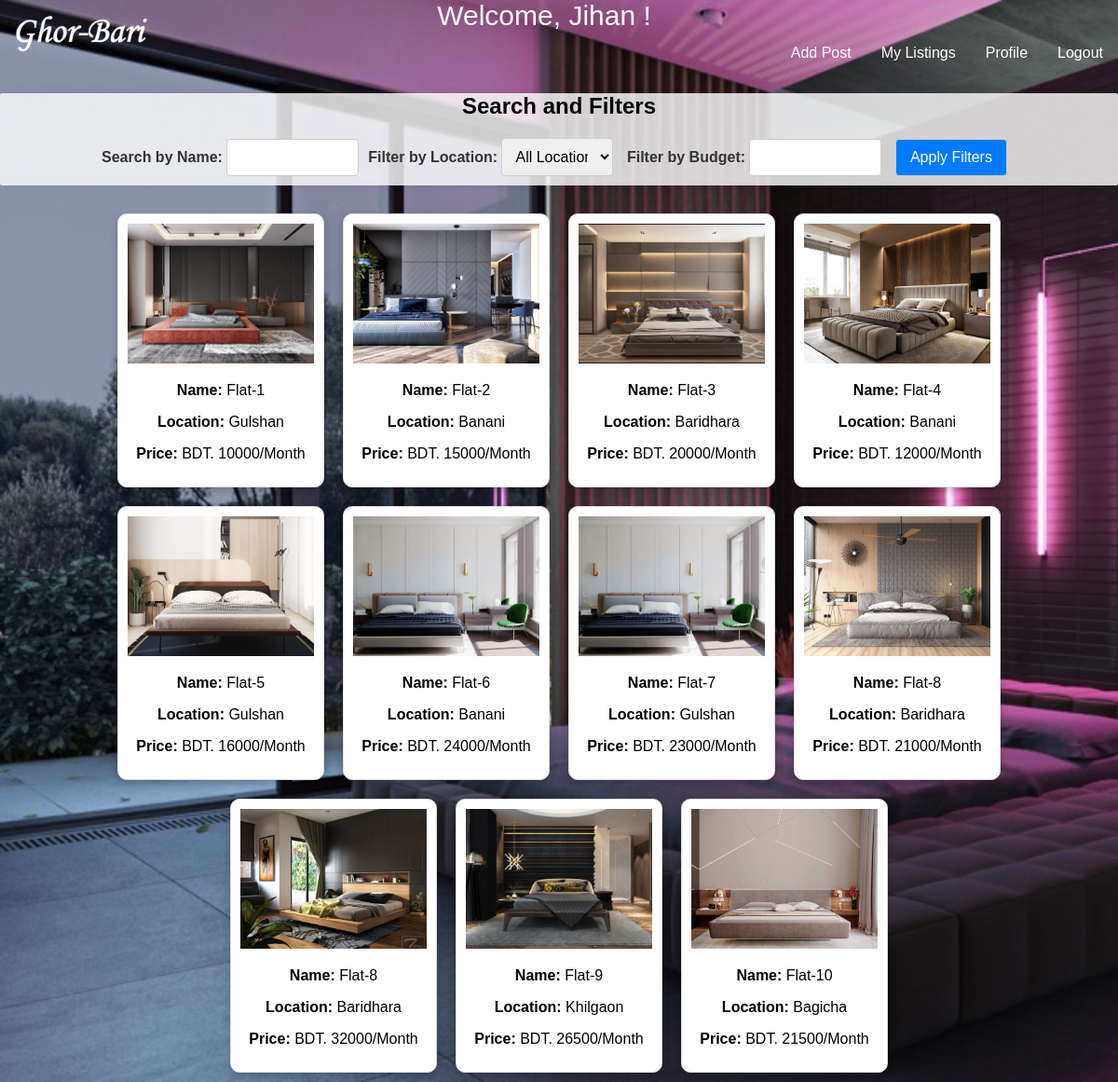
The page /homepage.php (signed in) on the database its author committed.
### tables this page shows
CREATE TABLE `flats` (
  `id` int(11) NOT NULL,
  `name` varchar(255) NOT NULL,
  `location` varchar(255) NOT NULL,
  `price` decimal(10,2) NOT NULL,
  `contact_number` varchar(20) NOT NULL,
  `image_path` varchar(255) NOT NULL,
  `posted_by` varchar(255) NOT NULL
);

### homepage.php (the view, shortened to what this page needs)
<!DOCTYPE html>
<html>
<head>
</head>
<body>
    <?php
    $hostname = "localhost";
    $username = "root";
    $password = "";
    $database = "rentdb";
    $conn = new mysqli($hostname, $username, $password, $database);
    $last_visited_location = isset($_COOKIE['last_visited_location']) ? $_COOKIE['last_visited_location'] : '';
    $filter_search = isset($_SESSION['filter_search']) ? $_SESSION['filter_search'] : '';
    $filter_budget = isset($_SESSION['filter_budget']) ? $_SESSION['filter_budget'] : '';
    echo '<div class="navbar">
            <a href="homepage.php"><img src="./images/logo.png" alt="Logo" class="logo"></a>
            <span class="navbar-center welcome-message">Welcome, ' . $_SESSION["username"] . ' !</span>
            <a href="logout.php">Logout</a>
            <a href="user_details.php">Profile</a>
            <a href="user_listings.php">My Listings</a>
            <a href="post_flat.php">Add Post</a>
        </div>';
    echo '<div class="filter-container">
            <h2>Search and Filters</h2>
            <form class="filter-form" method="get" action="">
                <label for="search">Search by Name:</label>
                <input type="text" name="search" id="search" value="' . $filter_search . '">';
    echo '<label for="location">Filter by Location:</label>
                        <select name="location" id="location">
                            <option value="">All Locations</option>';
    echo '</select>
                <label for="budget">Filter by Budget:</label>
                <input type="text" name="budget" id="budget" value="' . $filter_budget . '">
                <input type="submit" name="apply_filters" value="Apply Filters">
            </form>
        </div>';
    $query = "SELECT * FROM flats WHERE 1";
    if (!empty($last_visited_location)) {
        $query .= " ORDER BY CASE WHEN location = '$last_visited_location' THEN 1 ELSE 2 END";
    } else {
        $query .= " ORDER BY id";
    }
    $result = $conn->query($query);
    if ($result->num_rows > 0) {
        while ($row = $result->fetch_assoc()) {
            $formatted_price = number_format($row["price"], 0, '', '');
            echo '<div class="flat-card">
                        <a href="flat_details.php?id=' . $row["id"] . '">
                            <img src="' . $row["image_path"] . '" alt="' . $row["name"] . '">
                        </a>
                        <p><strong>Name:</strong> ' . $row["name"] . '</p>
                        <p><strong>Location:</strong> ' . $row["location"] . '</p>
                        <p><strong>Price:</strong> BDT. ' . $formatted_price . '/Month</p>
                    </div>';
        }
    } else {
        echo '<p style="color:white;">No Flat Found !</p>';
    }
    ?>
</body>
</html>

### homepage.php (style rules this page uses)
body { font-family: Arial, sans-serif; background-image: url('./images/Home.jpg'); background-size: cover; background-repeat: no-repeat; text-align: center; margin: 0; padding: 0; }
.navbar { overflow: hidden; }
.navbar-center { display: flex; align-items: center; justify-content: center; flex-grow: 1; color: white; font-size: 30px; }
.navbar a { float: right; display: block; color: #fff; text-align: center; padding: 14px 16px; text-decoration: none; }
.filter-container { background-color: rgba(255, 255, 255, 0.8); border-radius: 2px; box-shadow: 0 0 10px rgba(0, 0, 0, 0.1); text-align: center; margin-bottom: 20px; }
.filter-form { justify-content: center; align-items: right; }
.filter-form label { width: 100%; margin-bottom: 10px; color: #333; font-weight: bold; }
.filter-form input[type="text"], .filter-form select, .filter-form input[type="submit"] { width: 10%; padding: 10px; border: 1px solid #ccc; border-radius: 4px; font-size: 16px; margin-right: 10px; margin-bottom: 10px; }
.filter-form input[type="submit"] { background-color: #007BFF; color: #fff; cursor: pointer; }
.flat-card { border: 1px solid #ddd; border-radius: 10px; padding: 10px; margin: 10px; display: inline-block; width: 200px; background-color: #fff; box-shadow: 0 4px 8px 0 rgba(0, 0, 0, 0.2); transition: transform 0.2s; }
.flat-card img { width: 100%; height: 150px; object-fit: cover; }
.logo { position: absolute; top: -40px; left: 10px; width: 150px; height: 150px; }

### rows shown on the page
flats: image_path (picture), name "Flat-1", location "Gulshan", price "10000"
flats: image_path (picture), name "Flat-2", location "Banani", price "15000"
flats: image_path (picture), name "Flat-3", location "Baridhara", price "20000"
flats: image_path (picture), name "Flat-4", location "Banani", price "12000"
flats: image_path (picture), name "Flat-5", location "Gulshan", price "16000"
flats: image_path (picture), name "Flat-6", location "Banani", price "24000"
flats: image_path (picture), name "Flat-7", location "Gulshan", price "23000"
flats: image_path (picture), name "Flat-8", location "Baridhara", price "21000"
flats: image_path (picture), name "Flat-8", location "Baridhara", price "32000"
flats: image_path (picture), name "Flat-9", location "Khilgaon", price "26500"
flats: image_path (picture), name "Flat-10", location "Bagicha", price "21500"

### other values the page prints
$_SESSION["username"] "Jihan"
